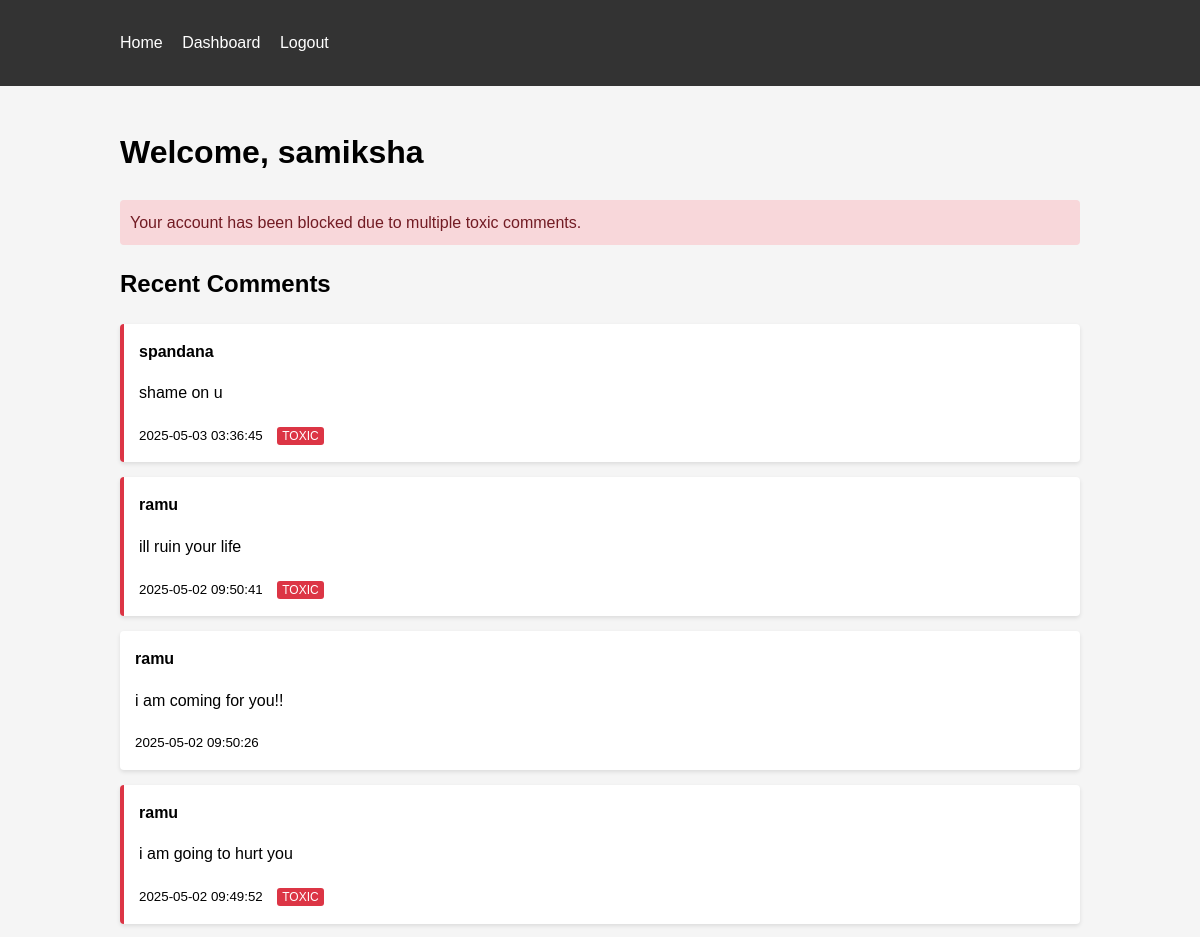
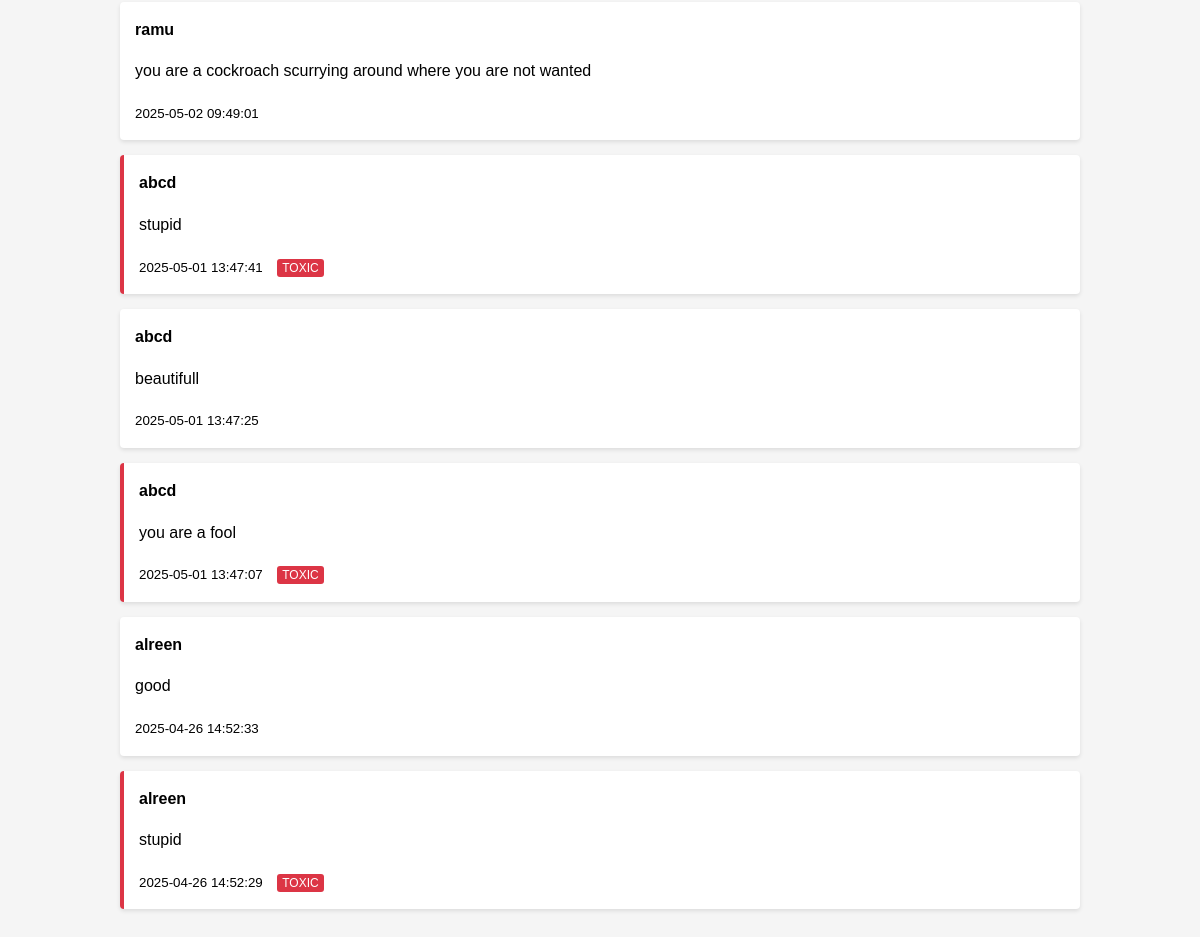
Page /dashboard (signed in) on the committed database (2 pictures, top to bottom).
### app.py (models this page shows)
class User(UserMixin, db.Model):
    id = db.Column(db.Integer, primary_key=True)
    username = db.Column(db.String(80), unique=True, nullable=False)
    email = db.Column(db.String(120), unique=True, nullable=False)
    password = db.Column(db.String(200), nullable=False)
    is_admin = db.Column(db.Boolean, default=False)
    is_blocked = db.Column(db.Boolean, default=False)
    warning_count = db.Column(db.Integer, default=0)

class Comment(db.Model):
    id = db.Column(db.Integer, primary_key=True)
    content = db.Column(db.Text, nullable=False)
    is_toxic = db.Column(db.Boolean, default=False)
    user_id = db.Column(db.Integer, db.ForeignKey('user.id'), nullable=False)
    user = db.relationship('User', backref=db.backref('comments', lazy=True))
    created_at = db.Column(db.DateTime, default=db.func.current_timestamp())

### app.py (the view, shortened to what this page needs)
@app.route('/dashboard', methods=['GET', 'POST'])
@login_required
def dashboard():
    form = CommentForm()
    comments = Comment.query.order_by(Comment.created_at.desc()).limit(10).all()
    return render_template('dashboard.html', form=form, comments=comments, user=current_user)

### app.py (called while the page is built)
@login_manager.user_loader
def load_user(user_id):
    return User.query.get(int(user_id))

### templates/dashboard.html (shortened to what this page needs)
{% extends "base.html" %}
{% block content %}
    <h1>Welcome, {{ user.username }}</h1>
    {% if user.is_blocked %}
        <div class="alert alert-danger">
            Your account has been blocked due to multiple toxic comments.
        </div>
    {% endif %}
    <h2>Recent Comments</h2>
    <div class="comments">
        {% for comment in comments %}
            <div class="comment {% if comment.is_toxic %}toxic{% endif %}">
                <strong>{{ comment.user.username }}</strong>
                <p>{{ comment.content }}</p>
                <small>{{ comment.created_at }}</small>
                {% if comment.is_toxic %}
                    <span class="toxic-label">TOXIC</span>
                {% endif %}
            </div>
        {% endfor %}
    </div>
{% endblock %}

### static/style.css (style rules this page uses)
body { font-family: Arial, sans-serif; line-height: 1.6; margin: 0; padding: 0; background-color: #f5f5f5; }
.alert { padding: 10px; margin-bottom: 15px; border-radius: 4px; }
.alert-danger { background-color: #f8d7da; color: #721c24; }
.comments { margin-top: 20px; }
.comment { background-color: white; padding: 15px; margin-bottom: 15px; border-radius: 4px; box-shadow: 0 2px 4px rgba(0,0,0,0.1); }
.comment.toxic { border-left: 4px solid #dc3545; }
.toxic-label { background-color: #dc3545; color: white; padding: 2px 5px; border-radius: 3px; font-size: 12px; margin-left: 10px; }

### rows in the picture
User: username "samiksha"
Comment: user.username "spandana", content "shame on u", created_at "2025-05-03 03:36:45", is_toxic "TOXIC"
Comment: user.username "ramu", content "ill ruin your life", created_at "2025-05-02 09:50:41", is_toxic "TOXIC"
Comment: user.username "ramu", content "i am coming for you!!", created_at "2025-05-02 09:50:26"
Comment: user.username "ramu", content "i am going to hurt you", created_at "2025-05-02 09:49:52", is_toxic "TOXIC"
Comment: user.username "ramu", content "you are a cockroach scurrying around where you are not wanted", created_at "2025-05-02 09:49:01"
Comment: user.username "abcd", content "stupid", created_at "2025-05-01 13:47:41", is_toxic "TOXIC"
Comment: user.username "abcd", content "beautifull", created_at "2025-05-01 13:47:25"
Comment: user.username "abcd", content "you are a fool", created_at "2025-05-01 13:47:07", is_toxic "TOXIC"
Comment: user.username "alreen", content "good", created_at "2025-04-26 14:52:33"
Comment: user.username "alreen", content "stupid", created_at "2025-04-26 14:52:29", is_toxic "TOXIC"
